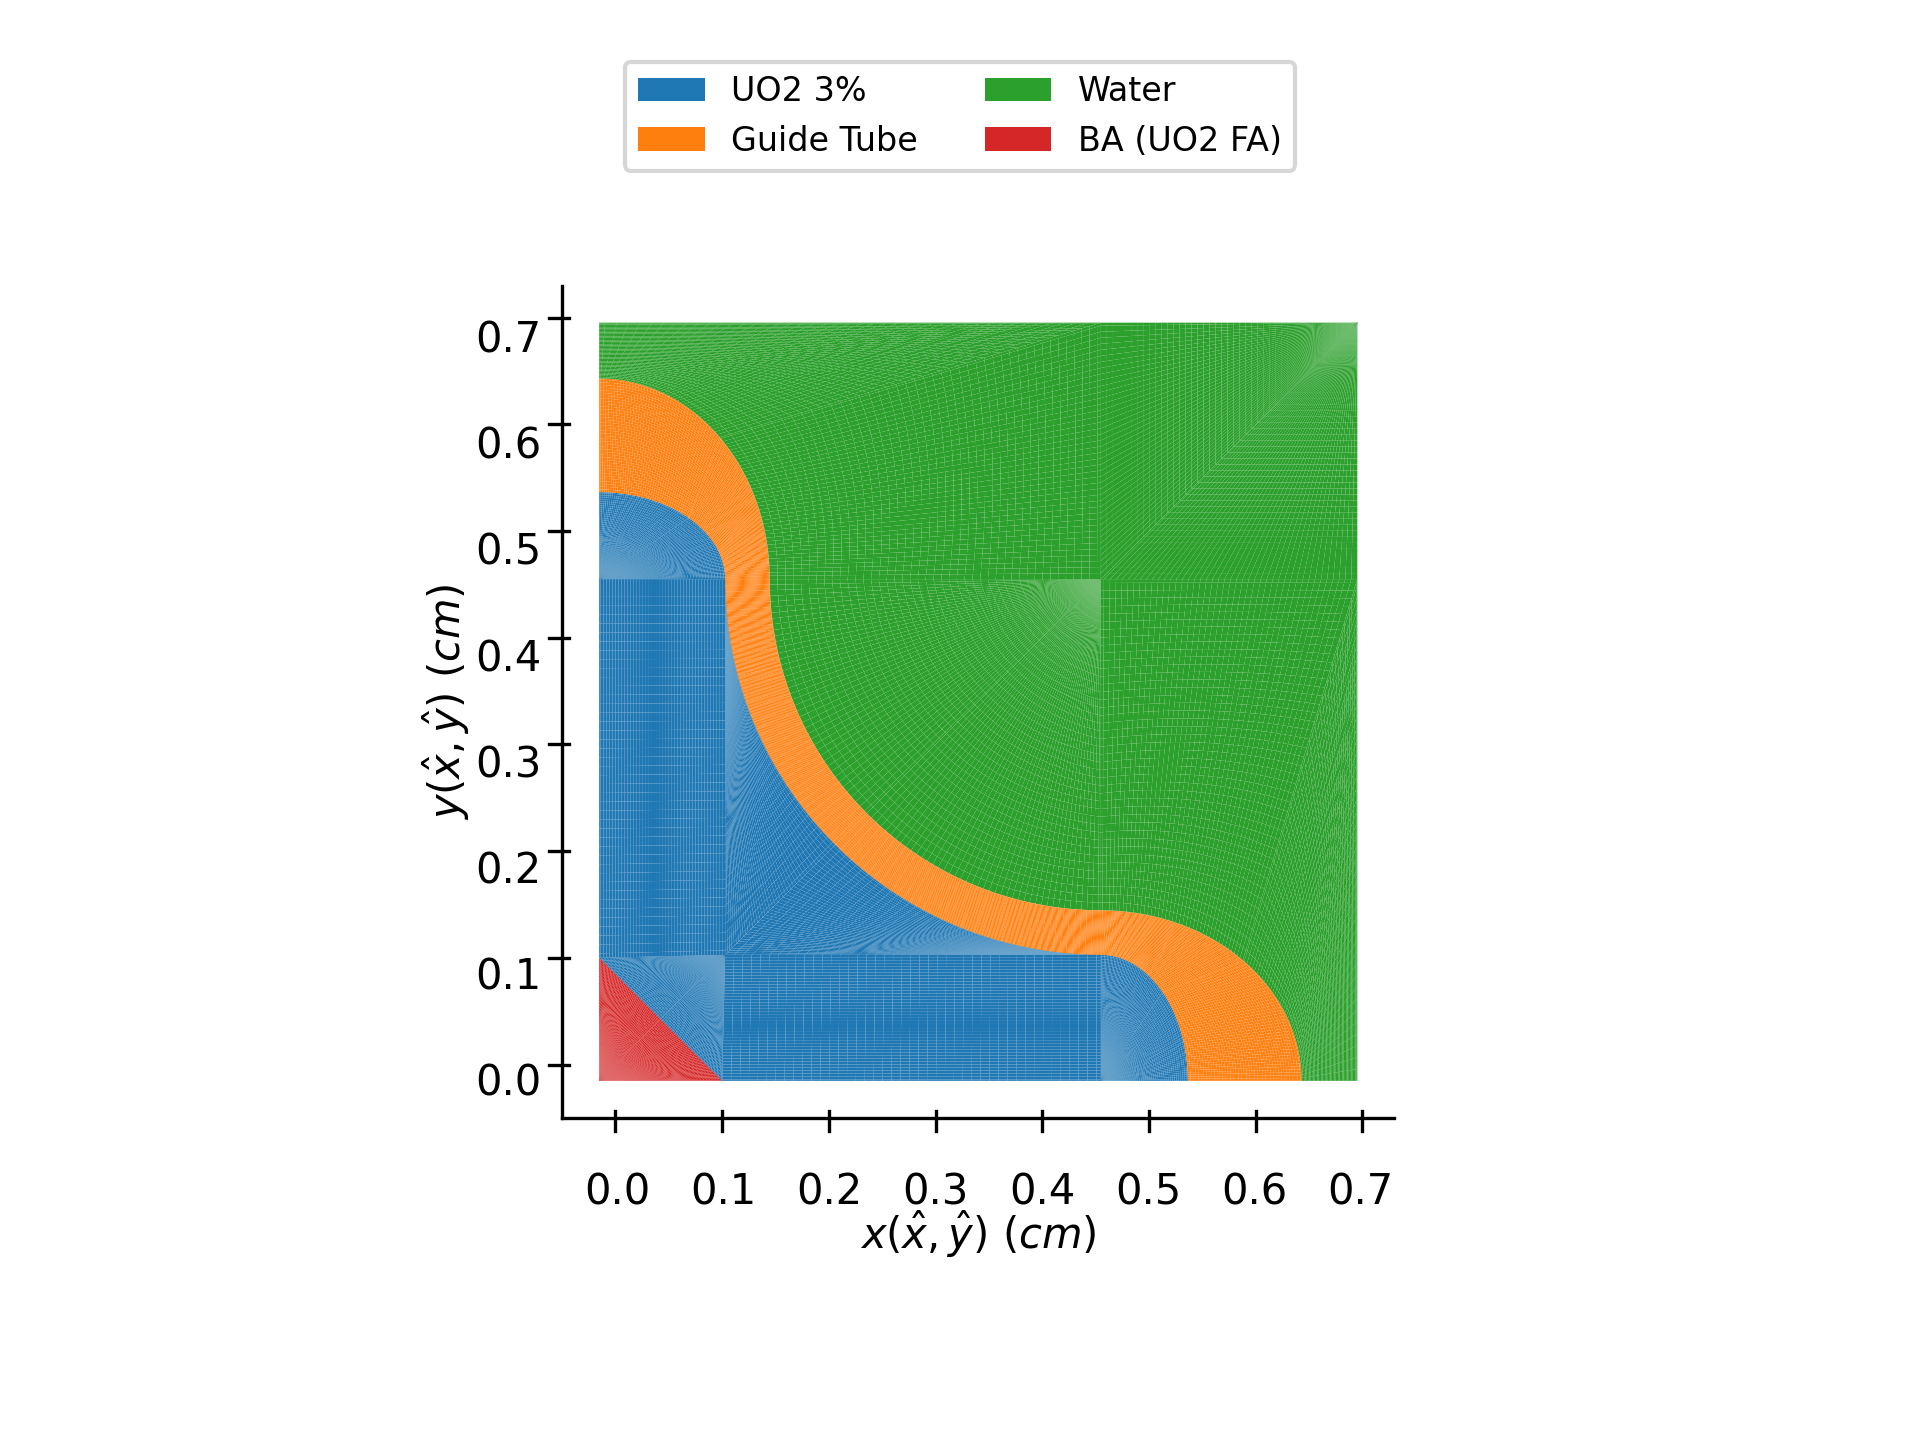

This figure's Python source:
import matplotlib
import matplotlib.pyplot as plt
import numpy as np
import torch as tn
from conics import ezellipse
from igakit import cad

from ttnte.assemblers import MatrixAssembler, TTAssembler
from ttnte.iga import IGAMesh
from ttnte.linalg import LinearOperator, eig
from ttnte.xs.benchmarks import kaist

tn.set_default_dtype(tn.float64)
font = {"size": 10}
matplotlib.rc("font", **font)

Pi = np.pi
radians = np.radians
degrees = np.degrees

if __name__ == "__main__":
    # Discretization
    num_ordinates = 1024

    # Get XS data
    xs_server = kaist()

    D = 1.26  # fuel width
    D2 = D * 0.5
    X = 1.36  # channel pitch
    delta = 0.306  # width of lobes
    y2 = delta * 0.5
    d = 0.04  # thickness of cladding at valleys
    dmax = 0.102  # thickness of cladding at ends of the lobes
    R = 0.297  # radius defining outer curve of valleys
    a = 0.156  # displacer width

    y1 = y2 - d  # half of width of inner lobe
    x1 = D2 - R - y2 - dmax  # portrusion of innerlobe
    x2 = x1 + dmax  # portrusion of outer lobe

    # generate shapes for meshing
    corner = cad.line(p0=(X / 2, X / 2), p1=(X / 2, X / 2))
    # boundaries for upper lobe
    boundu = cad.line(
        p0=(D2 - x2, X / 2),
        p1=(0, X / 2),
    )
    boundrh = cad.line(p0=(D2 - x2, D2 - x2), p1=(D2 - x2, X / 2))

    # boundaries for lower lobe
    bounduh = cad.line(
        p0=(X / 2, D2 - x2),
        p1=(D2 - x2, D2 - x2),
    )
    boundr = cad.line(p0=(X / 2, 0), p1=(X / 2, D2 - x2))

    # edges for upper lobe
    centeru = np.array([0, D2 - x2, 0])
    lobeui = ezellipse(center=centeru, angle=np.pi / 2, xstretch=y1, ystretch=x1)
    lobeuo = ezellipse(center=centeru, angle=np.pi / 2, xstretch=y2, ystretch=x2)

    # edges for lower lobe
    centerl = np.array([D2 - x2, 0, 0])
    lobeli = ezellipse(center=centerl, angle=np.pi / 2, xstretch=x1, ystretch=y1)
    lobelo = ezellipse(center=centerl, angle=np.pi / 2, xstretch=x2, ystretch=y2)

    # edges for center
    centerm = np.array([D2 - x2, D2 - x2, 0])
    centero = cad.circle(center=centerm, radius=R, angle=[np.pi, np.pi * 3 / 2])
    centeri = cad.circle(center=centerm, radius=R + d, angle=[np.pi, np.pi * 3 / 2])
    boundl = cad.line(p0=(y1, D2 - x2), p1=(y1, y1))
    boundd = cad.line(p0=(y1, y1), p1=(D2 - x2, y1))

    # slicing
    lobel = cad.line(p0=(D2 - x2, 0), p1=(D2 - x2, 0))
    lobeli1 = lobeli.slice(0, 0, 0.5)
    lobeli2 = lobeli.slice(0, 0.5, 1.0)
    lobelo1 = lobelo.slice(0, 0, 0.5)
    lobelo2 = lobelo.slice(0, 0.5, 1.0)

    lobeu = cad.line(p0=(0, D2 - x2), p1=(0, D2 - x2))
    lobeui1 = lobeui.slice(0, 0, 0.5)
    lobeui2 = lobeui.slice(0, 0.5, 1.0)
    lobeuo1 = lobeuo.slice(0, 0, 0.5)
    lobeuo2 = lobeuo.slice(0, 0.5, 1.0)

    centere = cad.line(p0=(D2 - x2, D2 - x2), p1=(D2 - x2, D2 - x2))
    centeri1 = centeri.slice(0, 0, 0.5)
    centeri2 = centeri.slice(0, 0.5, 1.0)
    centero1 = centero.slice(0, 0, 0.5)
    centero2 = centero.slice(0, 0.5, 1.0)

    po1 = (a / (2**0.5), 0)
    po0 = (0, a / (2**0.5))
    burn = cad.line(p1=po1, p0=po0)
    burnl = burn.slice(0, 0, 0.5)
    burnd = burn.slice(0, 0.5, 1.0)
    origin = cad.line(p0=(0, 0), p1=(0, 0))
    burne = cad.line(p1=(y1, y1), p0=(y1, y1))
    burnd1 = cad.line(p0=po1, p1=(D2 - x2, 0))
    burnd2 = cad.line(p1=po1, p0=(0, 0))
    burnl1 = cad.line(p1=po0, p0=(0, D2 - x2))
    burnl2 = cad.line(p1=po0, p0=(0, 0))

    # create fuel lower lobe
    fuell1 = cad.ruled(lobel, lobeli1)
    fuell2 = cad.ruled(lobel, lobeli2)

    # create cladding lower lobe
    cladl1 = cad.ruled(lobeli1, lobelo1)
    cladl2 = cad.ruled(lobeli2, lobelo2)

    # create Water Region
    waterl1 = cad.ruled(lobelo1, boundr)
    waterl2 = cad.ruled(lobelo2, bounduh)

    # create fuel upper lobe
    fuelu1 = cad.ruled(lobeu, lobeui1)
    fuelu2 = cad.ruled(lobeu, lobeui2)

    # create cladding upper lobe
    cladu1 = cad.ruled(lobeui1, lobeuo1)
    cladu2 = cad.ruled(lobeui2, lobeuo2)

    # create Water Region
    wateru1 = cad.ruled(lobeuo1, boundrh)
    wateru2 = cad.ruled(lobeuo2, boundu)

    # create Water Region
    waterc1 = cad.ruled(centero1, centere)
    waterc2 = cad.ruled(centero2, centere)

    # create cladding center
    cladc1 = cad.ruled(centeri1, centero1)
    cladc2 = cad.ruled(centeri2, centero2)

    # create fuel center
    fuelc1 = cad.ruled(boundl, centeri1)
    fuelc2 = cad.ruled(boundd, centeri2)

    # create Water corner
    waterI = cad.ruled(boundrh, corner)
    waterII = cad.ruled(bounduh, corner)

    # Fill in the rest
    fuelI = cad.ruled(boundl, burnl1)
    fuelII = cad.ruled(burne, burnl)
    fuelIII = cad.ruled(burne, burnd)
    fuelIV = cad.ruled(boundd, burnd1)

    absorbI = cad.ruled(burnl, origin)
    absorbII = cad.ruled(burnd, origin)

    patches = {}

    patches[fuell1] = "UO2 3%"
    patches[fuell2] = "UO2 3%"
    patches[cladl1] = "Guide Tube"
    patches[cladl2] = "Guide Tube"
    patches[waterl1] = "Water"
    patches[waterl2] = "Water"

    patches[fuelu1] = "UO2 3%"
    patches[fuelu2] = "UO2 3%"
    patches[cladu1] = "Guide Tube"
    patches[cladu2] = "Guide Tube"
    patches[wateru1] = "Water"
    patches[wateru2] = "Water"

    patches[waterc1] = "Water"
    patches[waterc2] = "Water"
    patches[cladc1] = "Guide Tube"
    patches[cladc2] = "Guide Tube"
    patches[fuelc1] = "UO2 3%"
    patches[fuelc2] = "UO2 3%"

    patches[fuelI] = "UO2 3%"
    patches[fuelII] = "UO2 3%"
    patches[fuelIV] = "UO2 3%"
    patches[fuelIII] = "UO2 3%"

    patches[absorbI] = "BA (UO2 FA)"
    patches[absorbII] = "BA (UO2 FA)"

    patches[waterI] = "Water"
    patches[waterII] = "Water"

    # Create IGA mesh object
    mesh = IGAMesh(patches)

    for p in range(mesh.num_patches):
        mesh.refine(p, factor=3, degree=3)

    # Finalize mesh
    mesh.connect()

    # Set reflective boundary conditions
    mesh.set_reflective_condition(("left", "bottom", "top", "right"))

    # Finalize mesh
    mesh.finalize()

    # Plot final mesh
    ax = mesh.plot(plot_ctrlpts=False, meshlines=False)
    fig = ax.get_figure()
    plt.legend(ncol=2, fontsize=8, loc="upper center")
    plt.tight_layout()
    plt.savefig("./lightbridge.png", dpi=300)
